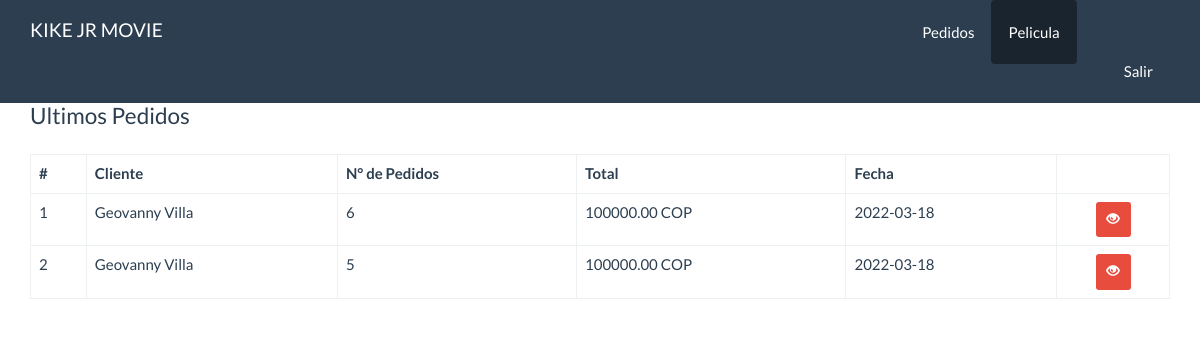
The app's page /panel/dashboard.php (signed in) with its own data.
### tables this page shows
CREATE TABLE `pedidos` (
  `id` int(10) NOT NULL,
  `cliente_id` int(11) NOT NULL,
  `total` decimal(10,2) NOT NULL,
  `fecha` date NOT NULL,
  `estado` int(11) NOT NULL DEFAULT 1
);

CREATE TABLE `cliente` (
  `id` int(11) NOT NULL,
  `nombre` text NOT NULL,
  `apellidos` text NOT NULL,
  `email` text NOT NULL,
  `telefono` varchar(15) NOT NULL,
  `comentario` text DEFAULT NULL
);

### src/Pedido.php (called while the page is built, shortened)
<?php
class Pedido{
    private $cn = null;
    public function __construct(){
        $this->config = parse_ini_file(__DIR__.'/../config.ini') ;
        $this->cn = new \PDO( $this->config['dns'], $this->config['usuario'],$this->config['clave'],array(
            \PDO::MYSQL_ATTR_INIT_COMMAND => 'SET NAMES utf8'
        ));
    }
    public function mostrarUltimos(){
        $sql = "SELECT p.id, nombre, apellidos, email, total, fecha FROM pedidos p
        INNER JOIN cliente c ON p.cliente_id = c.id ORDER BY p.id DESC LIMIT 10";
        $resultado = $this->cn->prepare($sql);
        if($resultado->execute())
            return  $resultado->fetchAll();
        return false;
    }
}

### panel/dashboard.php (the view, shortened to what this page needs)
<!DOCTYPE html>
<html lang="en">
  <head>
    <link rel="stylesheet" href="../assets/css/bootstrap.min.css">
    <link rel="stylesheet" href="../assets/css/estilos.css">
  </head>
  <body>
    <nav class="navbar navbar-default navbar-fixed-top">
      <div class="container">
        <div class="navbar-header">
          <a class="navbar-brand" href="index.php">KIKE JR MOVIE</a>
        </div>
        <div id="navbar" class="navbar-collapse collapse">
          <ul class="nav navbar-nav pull-right">
            <li>
              <a href="pedidos/index.php" class="btn">Pedidos <span class="badge"></span></a>
            </li>
            <li class="active">
              <a href="pelicula/index.php" class="btn">Pelicula <span class="badge"></span></a>
            </li>
            <li class="dropdown">
                <a href="#" class="dropdown-toggle" data-toggle="dropdown" role="button"
                aria-haspopup="true" aria-expanded="false"><?php print $_SESSION['usuario_info']['nombre_usuario'] ?>
            </li>
            <li>
              <a href="cerrar.php" class="btn">Salir <span class="badge"></span></a>
            </li>
          </ul>
        </div>
      </div>
    </nav>
    <div class="container" id="main">
      <div class="row">
        <div class="col-md-12">
          <fieldset>
              <legend>Ultimos Pedidos</legend>
                <table class="table table-bordered">
                  <thead>
                    <tr>
                      <th>#</th>
                      <th>Cliente</th>
                      <th>N° de Pedidos</th>
                      <th>Total</th>
                        <th>Fecha</th>
                      <th></th>
                    </tr>
                  </thead>
                  <tbody>
                  <?php
                    $pedido = new kike\Pedido;
                    $info_pedido = $pedido->mostrarUltimos();
                    $cantidad = count ($info_pedido);
                      if($cantidad > 0){
                        $c=0;
                      for($x =0; $x < $cantidad; $x++){
                        $c++;
                        $item =  $info_pedido[$x];
                  ?>
                  <tr>
                  <td>
                  <?php print $c?></td>
                        <td><?php print $item['nombre'].' '.$item['apellidos']?></td>
                        <td><?php print $item['id']?></td>
                        <td><?php print $item['total']?> COP</td>
                        <td><?php print $item['fecha']?></td>
                        <td class="text-center">
                          <a href="pedidos/ver.php?id=<?php print $item['id'] ?>"
                            class="btn btn-danger btn-sm"><span class="glyphicon glyphicon-eye-open"></span></a>
                        </td>
                        </tr>
                  <?php
                    }
                  }else{
                  ?>
                  <tr>
                    <td colspan="6">NO HAY REGISTROS</td>
                  </tr>
                  <?php }?>
                  </tbody>
                </table>
             </fieldset>
          </div>
      </div>
    </div>
  </body>
</html>

### assets/css/estilos.css (style rules this page uses)
#main { margin-top: 100px; }

### records on screen
pedidos: cliente.nombre "Geovanny", cliente.apellidos "Villa", id "6", total "100000.00", fecha "2022-03-18"
pedidos: cliente.nombre "Geovanny", cliente.apellidos "Villa", id "5", total "100000.00", fecha "2022-03-18"
